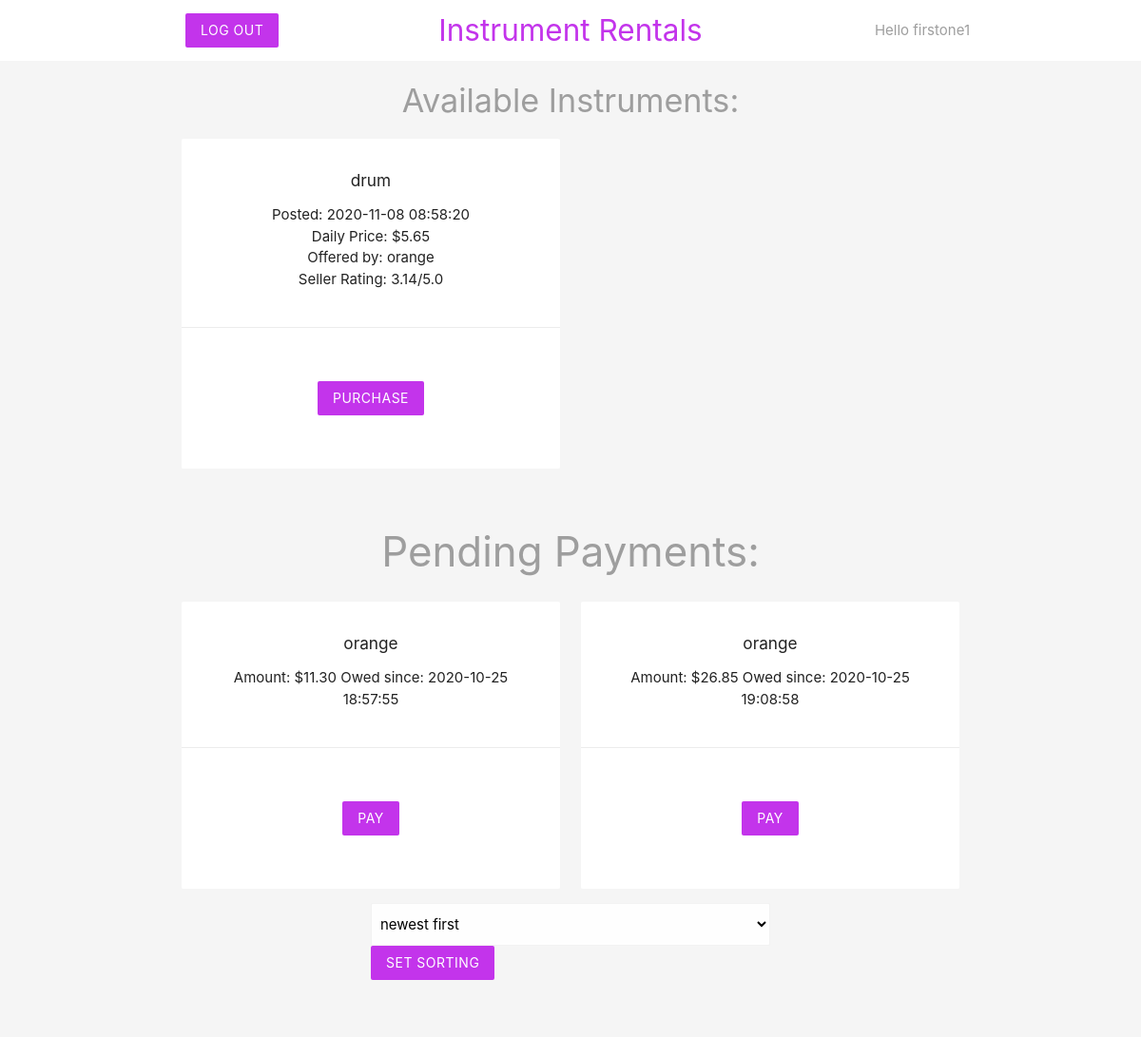
Screenshot of /buyer.php (signed in) with the database file from the repository.
### tables this page shows
CREATE TABLE `instrument` (
  `inst_id` int(11) NOT NULL,
  `name` varchar(255) NOT NULL,
  `date_posted` datetime DEFAULT NULL,
  `price` decimal(10,2) NOT NULL,
  `status` enum('available','hidden','rented') NOT NULL DEFAULT 'hidden',
  `rent_time` datetime DEFAULT NULL,
  `owner_username` varchar(32) NOT NULL,
  `renter_username` varchar(32) DEFAULT NULL
);

CREATE TABLE `user` (
  `username` varchar(32) NOT NULL,
  `password` varchar(128) NOT NULL,
  `email` varchar(255) NOT NULL,
  `address` varchar(255) NOT NULL,
  `total_points` int(11) NOT NULL DEFAULT 0,
  `feedback_count` int(11) NOT NULL DEFAULT 0,
  `dig` varchar(16) NOT NULL,
  `security_code` int(11) NOT NULL,
  `expiration_date` date NOT NULL
);

CREATE TABLE `payment` (
  `payment_id` int(11) NOT NULL,
  `start_date` datetime NOT NULL DEFAULT current_timestamp(),
  `amount` decimal(10,2) NOT NULL,
  `payer_username` varchar(32) NOT NULL,
  `reciever_username` varchar(32) NOT NULL
);

### buyer.php (the view, shortened to what this page needs)
<?php
include('db_connection.php');
$username = $_SESSION['username'];
$sql = "SELECT * FROM instrument WHERE status = 'available' AND owner_username != '$username' ORDER BY date_posted DESC";
$result = mysqli_query($conn, $sql);
$instruments = mysqli_fetch_all($result, MYSQLI_ASSOC);
?>
<!DOCTYPE html>
<html>
<?php include('inst_header2.php'); ?>
<?php if (mysqli_num_rows($result) != 0) {
	?>
<h4 class="center grey-text">Available Instruments:</h4>
	<div class="container">
		<div class = "row">
			<?php foreach($instruments as $instrument): ?>
				<div class="col s6 md3">
					<div class="card z-depth-0">
						<div class = "card-content center">
							<h6><?php echo htmlspecialchars($instrument['name']); ?></h6>
							<div>
								<ul>
									<li><?php echo 'Posted: '.htmlspecialchars($instrument['date_posted']); ?></li>
									<li><?php echo 'Daily Price: $'.htmlspecialchars($instrument['price']) ?></li>
									<li><?php echo 'Offered by: '.htmlspecialchars($instrument['owner_username']) ?></li>
									<?php
									$owner = $instrument['owner_username'];
									$sql = "SELECT * FROM user WHERE username = '$owner'";
									$result = mysqli_query($conn, $sql);
									$user = mysqli_fetch_assoc($result);
									if ($user['feedback_count'] == 0) {
									$res = 'None';
									}
									else {
									$res = $user['total_points'] / $user['feedback_count'];
									}
									 ?>
									 <li><?php echo 'Seller Rating: '.htmlspecialchars(number_format((float)$res, 2, '.', '')).'/5.0' ?></li>
								</ul>
							</div>
						</div>
						<div class="card-action center">
							<form class="white" action="buyer.php" method="POST">
							<input type="submit" name="purchase" value="Purchase" class="btn btnback z-depth-0">
						</form>
						</div>
					</div>
				</div>
			<?php endforeach; ?>
		</div>
	</div>
	<?php }
	?>
	<?php
	$sql = "SELECT * FROM payment WHERE payer_username = '$username'";
	$result = mysqli_query($conn, $sql);
	$payments = mysqli_fetch_all($result, MYSQLI_ASSOC);
	if (mysqli_num_rows($result) != 0) {
	?>
	<h3 class="center grey-text">Pending Payments:</h3>
		<?php } ?>
	<div class="container">
		<div class = "row">
			<?php foreach($payments as $payment): ?>
				<div class="col s6 md3">
					<div class="card z-depth-0">
						<div class = "card-content center">
							<h6><?php echo htmlspecialchars($payment['reciever_username']); ?></h6>
							<div>
								<ul>
								<?php echo "Amount: $".htmlspecialchars($payment['amount']); ?>
								<?php echo "Owed since: ".date($payment['start_date']) ?>
								</ul>
							</div>
						</div>
						<div class="card-action center">
							<form class="white" action="buyer.php" method="POST">
							<input type="submit" name="pay" value="Pay" class="btn btnback z-depth-0">
						</form>
						</div>
					</div>
				</div>
			<?php endforeach; ?>
		<form action="buyer.php" method="POST">
			<select name="sort" class="browser-default">
				<option value="newest_first">newest first</option>
			</select>
			<input type="submit" name="new_sort" value="set sorting" class="btn btnback z-depth-0">
		</form>
		</div>
	</div>
</html>

### inst_header2.php (style rules this page uses)
form { max-width: 460px; margin: 20px auto; padding: 20px; }
.btnback { background-color: #c334eb; }

### rows the page displays
instrument: name "drum", date_posted "2020-11-08 08:58:20", price "5.65", owner_username "orange", owner_username.feedback_count "3.14"
payment: reciever_username "orange", amount "11.30", start_date "2020-10-25 18:57:55"
payment: reciever_username "orange", amount "26.85", start_date "2020-10-25 19:08:58"

### other values shown
$username "firstone1"
